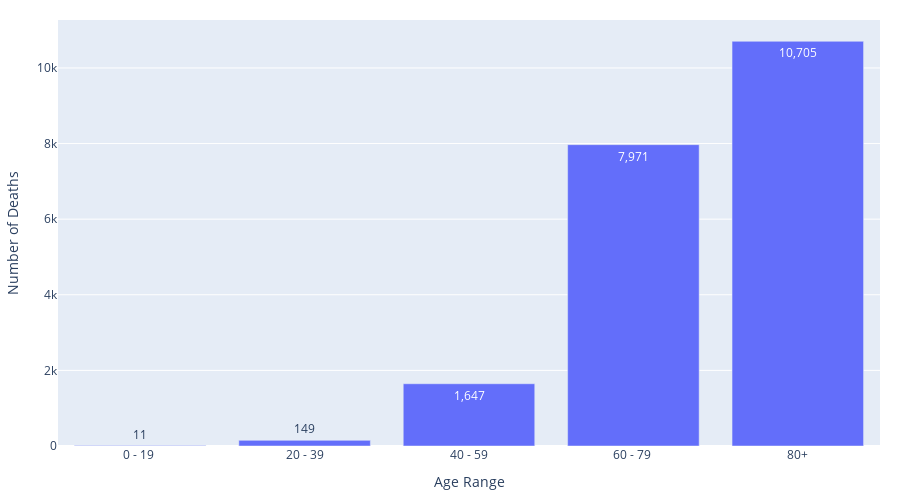

Notebook source saved alongside this figure:
### Markdown cell above
# NHS Age Range - Total Confirmed Deaths

### Code cell
x = nhs_age['Age Group'].drop(0)
y = nhs_age['Total'].drop(0)

# Use textposition='auto' for direct text
fig = go.Figure(data=[go.Bar(
            x=x, y=y,
            text=y,
            textposition='auto',
    #marker_color='indianred'
        )])

fig.update_layout(
        xaxis_title="Age Range",
        yaxis_title="Number of Deaths",
        margin=dict(l=20, r=20, t=20, b=20),
        height=500,
        width=900)

fig.show()

### Figure 1 — Plotly figure (JSON) as saved in the notebook; plotly's stock layout.template omitted (floating-point values rounded to 4 significant figures)
{"data": [{"text": ["11", "149", "1,647", "7,971", "10,705"], "textposition": "auto", "type": "bar", "x": ["0 - 19 ", "20 - 39", "40 - 59", "60 - 79 ", "80+"], "y": ["11", "149", "1,647", "7,971", "10,705"]}], "layout": {"height": 500, "margin": {"b": 20, "l": 20, "r": 20, "t": 20}, "width": 900, "xaxis": {"title": {"text": "Age Range"}}, "yaxis": {"title": {"text": "Number of Deaths"}}}}
